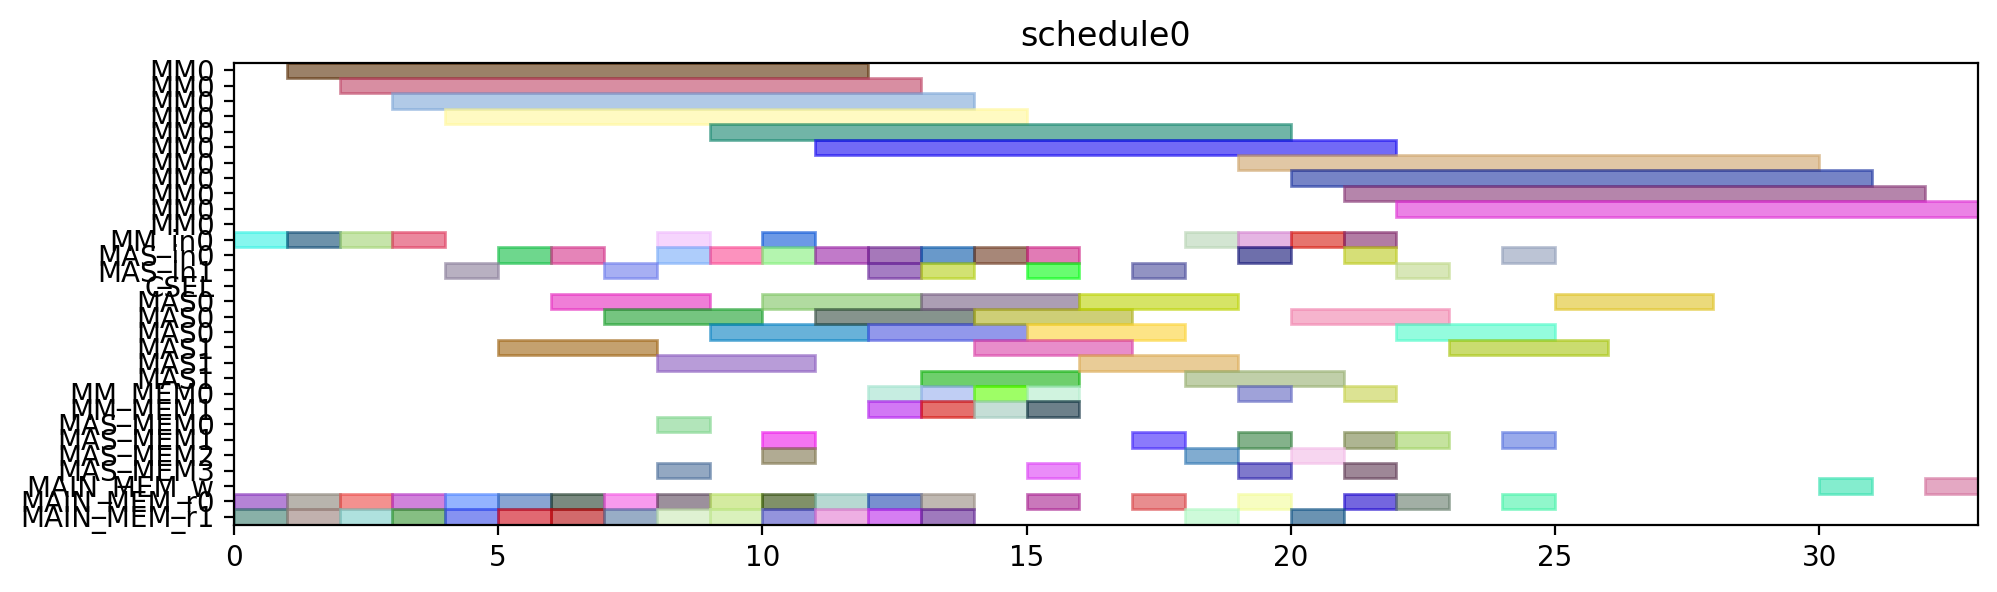

Write Python code to recreate this figure.
from pyschedule import Scenario, solvers, plotters, alt


def solve():
	horizon = 120
	S = Scenario("schedule0", horizon=horizon)

	# resource
	MM = S.Resources('MM', num=1, size=11)
	MM_in = S.Resources('MM_in', num=1)
	MAS_in = S.Resources('MAS_in', num=2)
	CSEL = S.Resource('CSEL')
	MAS = S.Resources('MAS', num=2, size=3, periods=range(1, horizon))
	MM_MEM = S.Resources('MM_MEM', num=2)
	MAS_MEM = S.Resources('MAS_MEM', num=4)
	MAIN_MEM_w = S.Resource('MAIN_MEM_w', size=1)
	MAIN_MEM_r = S.Resources('MAIN_MEM_r', num=2)

	# result of previous scheduling

	# new tasks
	t0_t0 = S.Task('t0_t0', length=11, delay_cost=1)
	t0_t0 += alt(MM)
	t0_t0_in = S.Task('t0_t0_in', length=1, delay_cost=1)
	t0_t0_in += alt(MM_in)
	S += t0_t0_in*MM_in[0]<=t0_t0*MM[0]
	t0_t0_mem0 = S.Task('t0_t0_mem0', length=1, delay_cost=1)
	t0_t0_mem0 += MAIN_MEM_r[0]
	S += t0_t0_mem0 <= t0_t0

	t0_t0_mem1 = S.Task('t0_t0_mem1', length=1, delay_cost=1)
	t0_t0_mem1 += MAIN_MEM_r[1]
	S += t0_t0_mem1 <= t0_t0

	t0_t1 = S.Task('t0_t1', length=11, delay_cost=1)
	t0_t1 += alt(MM)
	t0_t1_in = S.Task('t0_t1_in', length=1, delay_cost=1)
	t0_t1_in += alt(MM_in)
	S += t0_t1_in*MM_in[0]<=t0_t1*MM[0]
	t0_t1_mem0 = S.Task('t0_t1_mem0', length=1, delay_cost=1)
	t0_t1_mem0 += MAIN_MEM_r[0]
	S += t0_t1_mem0 <= t0_t1

	t0_t1_mem1 = S.Task('t0_t1_mem1', length=1, delay_cost=1)
	t0_t1_mem1 += MAIN_MEM_r[1]
	S += t0_t1_mem1 <= t0_t1

	t0_t2 = S.Task('t0_t2', length=3, delay_cost=1)
	t0_t2 += alt(MAS)
	t0_t2_in = S.Task('t0_t2_in', length=1, delay_cost=1)
	t0_t2_in += alt(MAS_in)
	S += t0_t2_in*MAS_in[0]<=t0_t2*MAS[0]

	S += t0_t2_in*MAS_in[1]<=t0_t2*MAS[1]

	t0_t2_mem0 = S.Task('t0_t2_mem0', length=1, delay_cost=1)
	t0_t2_mem0 += MAIN_MEM_r[0]
	S += t0_t2_mem0 <= t0_t2

	t0_t2_mem1 = S.Task('t0_t2_mem1', length=1, delay_cost=1)
	t0_t2_mem1 += MAIN_MEM_r[1]
	S += t0_t2_mem1 <= t0_t2

	t0_t3 = S.Task('t0_t3', length=3, delay_cost=1)
	t0_t3 += alt(MAS)
	t0_t3_in = S.Task('t0_t3_in', length=1, delay_cost=1)
	t0_t3_in += alt(MAS_in)
	S += t0_t3_in*MAS_in[0]<=t0_t3*MAS[0]

	S += t0_t3_in*MAS_in[1]<=t0_t3*MAS[1]

	t0_t3_mem0 = S.Task('t0_t3_mem0', length=1, delay_cost=1)
	t0_t3_mem0 += MAIN_MEM_r[0]
	S += t0_t3_mem0 <= t0_t3

	t0_t3_mem1 = S.Task('t0_t3_mem1', length=1, delay_cost=1)
	t0_t3_mem1 += MAIN_MEM_r[1]
	S += t0_t3_mem1 <= t0_t3

	t2_t0 = S.Task('t2_t0', length=11, delay_cost=1)
	t2_t0 += alt(MM)
	t2_t0_in = S.Task('t2_t0_in', length=1, delay_cost=1)
	t2_t0_in += alt(MM_in)
	S += t2_t0_in*MM_in[0]<=t2_t0*MM[0]
	t2_t0_mem0 = S.Task('t2_t0_mem0', length=1, delay_cost=1)
	t2_t0_mem0 += MAIN_MEM_r[0]
	S += t2_t0_mem0 <= t2_t0

	t2_t0_mem1 = S.Task('t2_t0_mem1', length=1, delay_cost=1)
	t2_t0_mem1 += MAIN_MEM_r[1]
	S += t2_t0_mem1 <= t2_t0

	t2_t1 = S.Task('t2_t1', length=11, delay_cost=1)
	t2_t1 += alt(MM)
	t2_t1_in = S.Task('t2_t1_in', length=1, delay_cost=1)
	t2_t1_in += alt(MM_in)
	S += t2_t1_in*MM_in[0]<=t2_t1*MM[0]
	t2_t1_mem0 = S.Task('t2_t1_mem0', length=1, delay_cost=1)
	t2_t1_mem0 += MAIN_MEM_r[0]
	S += t2_t1_mem0 <= t2_t1

	t2_t1_mem1 = S.Task('t2_t1_mem1', length=1, delay_cost=1)
	t2_t1_mem1 += MAIN_MEM_r[1]
	S += t2_t1_mem1 <= t2_t1

	t2_t2 = S.Task('t2_t2', length=3, delay_cost=1)
	t2_t2 += alt(MAS)
	t2_t2_in = S.Task('t2_t2_in', length=1, delay_cost=1)
	t2_t2_in += alt(MAS_in)
	S += t2_t2_in*MAS_in[0]<=t2_t2*MAS[0]

	S += t2_t2_in*MAS_in[1]<=t2_t2*MAS[1]

	t2_t2_mem0 = S.Task('t2_t2_mem0', length=1, delay_cost=1)
	t2_t2_mem0 += MAIN_MEM_r[0]
	S += t2_t2_mem0 <= t2_t2

	t2_t2_mem1 = S.Task('t2_t2_mem1', length=1, delay_cost=1)
	t2_t2_mem1 += MAIN_MEM_r[1]
	S += t2_t2_mem1 <= t2_t2

	t2_t3 = S.Task('t2_t3', length=3, delay_cost=1)
	t2_t3 += alt(MAS)
	t2_t3_in = S.Task('t2_t3_in', length=1, delay_cost=1)
	t2_t3_in += alt(MAS_in)
	S += t2_t3_in*MAS_in[0]<=t2_t3*MAS[0]

	S += t2_t3_in*MAS_in[1]<=t2_t3*MAS[1]

	t2_t3_mem0 = S.Task('t2_t3_mem0', length=1, delay_cost=1)
	t2_t3_mem0 += MAIN_MEM_r[0]
	S += t2_t3_mem0 <= t2_t3

	t2_t3_mem1 = S.Task('t2_t3_mem1', length=1, delay_cost=1)
	t2_t3_mem1 += MAIN_MEM_r[1]
	S += t2_t3_mem1 <= t2_t3

	t7_t2 = S.Task('t7_t2', length=3, delay_cost=1)
	t7_t2 += alt(MAS)
	t7_t2_in = S.Task('t7_t2_in', length=1, delay_cost=1)
	t7_t2_in += alt(MAS_in)
	S += t7_t2_in*MAS_in[0]<=t7_t2*MAS[0]

	S += t7_t2_in*MAS_in[1]<=t7_t2*MAS[1]

	t7_t2_mem0 = S.Task('t7_t2_mem0', length=1, delay_cost=1)
	t7_t2_mem0 += MAIN_MEM_r[0]
	S += t7_t2_mem0 <= t7_t2

	t7_t2_mem1 = S.Task('t7_t2_mem1', length=1, delay_cost=1)
	t7_t2_mem1 += MAIN_MEM_r[1]
	S += t7_t2_mem1 <= t7_t2

	t9_t2 = S.Task('t9_t2', length=3, delay_cost=1)
	t9_t2 += alt(MAS)
	t9_t2_in = S.Task('t9_t2_in', length=1, delay_cost=1)
	t9_t2_in += alt(MAS_in)
	S += t9_t2_in*MAS_in[0]<=t9_t2*MAS[0]

	S += t9_t2_in*MAS_in[1]<=t9_t2*MAS[1]

	t9_t2_mem0 = S.Task('t9_t2_mem0', length=1, delay_cost=1)
	t9_t2_mem0 += MAIN_MEM_r[0]
	S += t9_t2_mem0 <= t9_t2

	t9_t2_mem1 = S.Task('t9_t2_mem1', length=1, delay_cost=1)
	t9_t2_mem1 += MAIN_MEM_r[1]
	S += t9_t2_mem1 <= t9_t2

	t14_t2 = S.Task('t14_t2', length=3, delay_cost=1)
	t14_t2 += alt(MAS)
	t14_t2_in = S.Task('t14_t2_in', length=1, delay_cost=1)
	t14_t2_in += alt(MAS_in)
	S += t14_t2_in*MAS_in[0]<=t14_t2*MAS[0]

	S += t14_t2_in*MAS_in[1]<=t14_t2*MAS[1]

	t14_t2_mem0 = S.Task('t14_t2_mem0', length=1, delay_cost=1)
	t14_t2_mem0 += MAIN_MEM_r[0]
	S += t14_t2_mem0 <= t14_t2

	t14_t2_mem1 = S.Task('t14_t2_mem1', length=1, delay_cost=1)
	t14_t2_mem1 += MAIN_MEM_r[1]
	S += t14_t2_mem1 <= t14_t2

	new_TZ_t2 = S.Task('new_TZ_t2', length=3, delay_cost=1)
	new_TZ_t2 += alt(MAS)
	new_TZ_t2_in = S.Task('new_TZ_t2_in', length=1, delay_cost=1)
	new_TZ_t2_in += alt(MAS_in)
	S += new_TZ_t2_in*MAS_in[0]<=new_TZ_t2*MAS[0]

	S += new_TZ_t2_in*MAS_in[1]<=new_TZ_t2*MAS[1]

	new_TZ_t2_mem0 = S.Task('new_TZ_t2_mem0', length=1, delay_cost=1)
	new_TZ_t2_mem0 += MAIN_MEM_r[0]
	S += new_TZ_t2_mem0 <= new_TZ_t2

	new_TZ_t2_mem1 = S.Task('new_TZ_t2_mem1', length=1, delay_cost=1)
	new_TZ_t2_mem1 += MAIN_MEM_r[1]
	S += new_TZ_t2_mem1 <= new_TZ_t2

	t16_t2 = S.Task('t16_t2', length=3, delay_cost=1)
	t16_t2 += alt(MAS)
	t16_t2_in = S.Task('t16_t2_in', length=1, delay_cost=1)
	t16_t2_in += alt(MAS_in)
	S += t16_t2_in*MAS_in[0]<=t16_t2*MAS[0]

	S += t16_t2_in*MAS_in[1]<=t16_t2*MAS[1]

	t16_t2_mem0 = S.Task('t16_t2_mem0', length=1, delay_cost=1)
	t16_t2_mem0 += MAIN_MEM_r[0]
	S += t16_t2_mem0 <= t16_t2

	t16_t2_mem1 = S.Task('t16_t2_mem1', length=1, delay_cost=1)
	t16_t2_mem1 += MAIN_MEM_r[1]
	S += t16_t2_mem1 <= t16_t2

	t17_t2 = S.Task('t17_t2', length=3, delay_cost=1)
	t17_t2 += alt(MAS)
	t17_t2_in = S.Task('t17_t2_in', length=1, delay_cost=1)
	t17_t2_in += alt(MAS_in)
	S += t17_t2_in*MAS_in[0]<=t17_t2*MAS[0]

	S += t17_t2_in*MAS_in[1]<=t17_t2*MAS[1]

	t17_t2_mem0 = S.Task('t17_t2_mem0', length=1, delay_cost=1)
	t17_t2_mem0 += MAIN_MEM_r[0]
	S += t17_t2_mem0 <= t17_t2

	t17_t2_mem1 = S.Task('t17_t2_mem1', length=1, delay_cost=1)
	t17_t2_mem1 += MAIN_MEM_r[1]
	S += t17_t2_mem1 <= t17_t2

	t0_t4 = S.Task('t0_t4', length=11, delay_cost=1)
	t0_t4 += alt(MM)
	t0_t4_in = S.Task('t0_t4_in', length=1, delay_cost=1)
	t0_t4_in += alt(MM_in)
	S += t0_t4_in*MM_in[0]<=t0_t4*MM[0]
	t0_t4_mem0 = S.Task('t0_t4_mem0', length=1, delay_cost=1)
	t0_t4_mem0 += alt(MAS_MEM)
	S += (t0_t2*MAS[0])-1 < t0_t4_mem0*MAS_MEM[0]
	S += (t0_t2*MAS[1])-1 < t0_t4_mem0*MAS_MEM[2]
	S += t0_t4_mem0 <= t0_t4

	t0_t4_mem1 = S.Task('t0_t4_mem1', length=1, delay_cost=1)
	t0_t4_mem1 += alt(MAS_MEM)
	S += (t0_t3*MAS[0])-1 < t0_t4_mem1*MAS_MEM[1]
	S += (t0_t3*MAS[1])-1 < t0_t4_mem1*MAS_MEM[3]
	S += t0_t4_mem1 <= t0_t4

	t00 = S.Task('t00', length=3, delay_cost=1)
	t00 += alt(MAS)
	t00_in = S.Task('t00_in', length=1, delay_cost=1)
	t00_in += alt(MAS_in)
	S += t00_in*MAS_in[0]<=t00*MAS[0]

	S += t00_in*MAS_in[1]<=t00*MAS[1]

	t00_mem0 = S.Task('t00_mem0', length=1, delay_cost=1)
	t00_mem0 += alt(MM_MEM)
	S += (t0_t0*MM[0])-1 < t00_mem0*MM_MEM[0]
	S += t00_mem0 <= t00

	t00_mem1 = S.Task('t00_mem1', length=1, delay_cost=1)
	t00_mem1 += alt(MM_MEM)
	S += (t0_t1*MM[0])-1 < t00_mem1*MM_MEM[1]
	S += t00_mem1 <= t00

	t0_t5 = S.Task('t0_t5', length=3, delay_cost=1)
	t0_t5 += alt(MAS)
	t0_t5_in = S.Task('t0_t5_in', length=1, delay_cost=1)
	t0_t5_in += alt(MAS_in)
	S += t0_t5_in*MAS_in[0]<=t0_t5*MAS[0]

	S += t0_t5_in*MAS_in[1]<=t0_t5*MAS[1]

	t0_t5_mem0 = S.Task('t0_t5_mem0', length=1, delay_cost=1)
	t0_t5_mem0 += alt(MM_MEM)
	S += (t0_t0*MM[0])-1 < t0_t5_mem0*MM_MEM[0]
	S += t0_t5_mem0 <= t0_t5

	t0_t5_mem1 = S.Task('t0_t5_mem1', length=1, delay_cost=1)
	t0_t5_mem1 += alt(MM_MEM)
	S += (t0_t1*MM[0])-1 < t0_t5_mem1*MM_MEM[1]
	S += t0_t5_mem1 <= t0_t5

	t2_t4 = S.Task('t2_t4', length=11, delay_cost=1)
	t2_t4 += alt(MM)
	t2_t4_in = S.Task('t2_t4_in', length=1, delay_cost=1)
	t2_t4_in += alt(MM_in)
	S += t2_t4_in*MM_in[0]<=t2_t4*MM[0]
	t2_t4_mem0 = S.Task('t2_t4_mem0', length=1, delay_cost=1)
	t2_t4_mem0 += alt(MAS_MEM)
	S += (t2_t2*MAS[0])-1 < t2_t4_mem0*MAS_MEM[0]
	S += (t2_t2*MAS[1])-1 < t2_t4_mem0*MAS_MEM[2]
	S += t2_t4_mem0 <= t2_t4

	t2_t4_mem1 = S.Task('t2_t4_mem1', length=1, delay_cost=1)
	t2_t4_mem1 += alt(MAS_MEM)
	S += (t2_t3*MAS[0])-1 < t2_t4_mem1*MAS_MEM[1]
	S += (t2_t3*MAS[1])-1 < t2_t4_mem1*MAS_MEM[3]
	S += t2_t4_mem1 <= t2_t4

	t20 = S.Task('t20', length=3, delay_cost=1)
	t20 += alt(MAS)
	t20_in = S.Task('t20_in', length=1, delay_cost=1)
	t20_in += alt(MAS_in)
	S += t20_in*MAS_in[0]<=t20*MAS[0]

	S += t20_in*MAS_in[1]<=t20*MAS[1]

	t20_mem0 = S.Task('t20_mem0', length=1, delay_cost=1)
	t20_mem0 += alt(MM_MEM)
	S += (t2_t0*MM[0])-1 < t20_mem0*MM_MEM[0]
	S += t20_mem0 <= t20

	t20_mem1 = S.Task('t20_mem1', length=1, delay_cost=1)
	t20_mem1 += alt(MM_MEM)
	S += (t2_t1*MM[0])-1 < t20_mem1*MM_MEM[1]
	S += t20_mem1 <= t20

	t2_t5 = S.Task('t2_t5', length=3, delay_cost=1)
	t2_t5 += alt(MAS)
	t2_t5_in = S.Task('t2_t5_in', length=1, delay_cost=1)
	t2_t5_in += alt(MAS_in)
	S += t2_t5_in*MAS_in[0]<=t2_t5*MAS[0]

	S += t2_t5_in*MAS_in[1]<=t2_t5*MAS[1]

	t2_t5_mem0 = S.Task('t2_t5_mem0', length=1, delay_cost=1)
	t2_t5_mem0 += alt(MM_MEM)
	S += (t2_t0*MM[0])-1 < t2_t5_mem0*MM_MEM[0]
	S += t2_t5_mem0 <= t2_t5

	t2_t5_mem1 = S.Task('t2_t5_mem1', length=1, delay_cost=1)
	t2_t5_mem1 += alt(MM_MEM)
	S += (t2_t1*MM[0])-1 < t2_t5_mem1*MM_MEM[1]
	S += t2_t5_mem1 <= t2_t5

	t01 = S.Task('t01', length=3, delay_cost=1)
	t01 += alt(MAS)
	t01_in = S.Task('t01_in', length=1, delay_cost=1)
	t01_in += alt(MAS_in)
	S += t01_in*MAS_in[0]<=t01*MAS[0]

	S += t01_in*MAS_in[1]<=t01*MAS[1]

	t01_mem0 = S.Task('t01_mem0', length=1, delay_cost=1)
	t01_mem0 += alt(MM_MEM)
	S += (t0_t4*MM[0])-1 < t01_mem0*MM_MEM[0]
	S += t01_mem0 <= t01

	t01_mem1 = S.Task('t01_mem1', length=1, delay_cost=1)
	t01_mem1 += alt(MAS_MEM)
	S += (t0_t5*MAS[0])-1 < t01_mem1*MAS_MEM[1]
	S += (t0_t5*MAS[1])-1 < t01_mem1*MAS_MEM[3]
	S += t01_mem1 <= t01

	t10 = S.Task('t10', length=3, delay_cost=1)
	t10 += alt(MAS)
	t10_in = S.Task('t10_in', length=1, delay_cost=1)
	t10_in += alt(MAS_in)
	S += t10_in*MAS_in[0]<=t10*MAS[0]

	S += t10_in*MAS_in[1]<=t10*MAS[1]

	t10_mem0 = S.Task('t10_mem0', length=1, delay_cost=1)
	t10_mem0 += MAIN_MEM_r[0]
	S += t10_mem0 <= t10

	t10_mem1 = S.Task('t10_mem1', length=1, delay_cost=1)
	t10_mem1 += alt(MAS_MEM)
	S += (t00*MAS[0])-1 < t10_mem1*MAS_MEM[1]
	S += (t00*MAS[1])-1 < t10_mem1*MAS_MEM[3]
	S += t10_mem1 <= t10

	t21 = S.Task('t21', length=3, delay_cost=1)
	t21 += alt(MAS)
	t21_in = S.Task('t21_in', length=1, delay_cost=1)
	t21_in += alt(MAS_in)
	S += t21_in*MAS_in[0]<=t21*MAS[0]

	S += t21_in*MAS_in[1]<=t21*MAS[1]

	t21_mem0 = S.Task('t21_mem0', length=1, delay_cost=1)
	t21_mem0 += alt(MM_MEM)
	S += (t2_t4*MM[0])-1 < t21_mem0*MM_MEM[0]
	S += t21_mem0 <= t21

	t21_mem1 = S.Task('t21_mem1', length=1, delay_cost=1)
	t21_mem1 += alt(MAS_MEM)
	S += (t2_t5*MAS[0])-1 < t21_mem1*MAS_MEM[1]
	S += (t2_t5*MAS[1])-1 < t21_mem1*MAS_MEM[3]
	S += t21_mem1 <= t21

	t30 = S.Task('t30', length=3, delay_cost=1)
	t30 += alt(MAS)
	t30_in = S.Task('t30_in', length=1, delay_cost=1)
	t30_in += alt(MAS_in)
	S += t30_in*MAS_in[0]<=t30*MAS[0]

	S += t30_in*MAS_in[1]<=t30*MAS[1]

	t30_mem0 = S.Task('t30_mem0', length=1, delay_cost=1)
	t30_mem0 += MAIN_MEM_r[0]
	S += t30_mem0 <= t30

	t30_mem1 = S.Task('t30_mem1', length=1, delay_cost=1)
	t30_mem1 += alt(MAS_MEM)
	S += (t20*MAS[0])-1 < t30_mem1*MAS_MEM[1]
	S += (t20*MAS[1])-1 < t30_mem1*MAS_MEM[3]
	S += t30_mem1 <= t30

	t11 = S.Task('t11', length=3, delay_cost=1)
	t11 += alt(MAS)
	t11_in = S.Task('t11_in', length=1, delay_cost=1)
	t11_in += alt(MAS_in)
	S += t11_in*MAS_in[0]<=t11*MAS[0]

	S += t11_in*MAS_in[1]<=t11*MAS[1]

	t11_mem0 = S.Task('t11_mem0', length=1, delay_cost=1)
	t11_mem0 += MAIN_MEM_r[0]
	S += t11_mem0 <= t11

	t11_mem1 = S.Task('t11_mem1', length=1, delay_cost=1)
	t11_mem1 += alt(MAS_MEM)
	S += (t01*MAS[0])-1 < t11_mem1*MAS_MEM[1]
	S += (t01*MAS[1])-1 < t11_mem1*MAS_MEM[3]
	S += t11_mem1 <= t11

	t31 = S.Task('t31', length=3, delay_cost=1)
	t31 += alt(MAS)
	t31_in = S.Task('t31_in', length=1, delay_cost=1)
	t31_in += alt(MAS_in)
	S += t31_in*MAS_in[0]<=t31*MAS[0]

	S += t31_in*MAS_in[1]<=t31*MAS[1]

	t31_mem0 = S.Task('t31_mem0', length=1, delay_cost=1)
	t31_mem0 += MAIN_MEM_r[0]
	S += t31_mem0 <= t31

	t31_mem1 = S.Task('t31_mem1', length=1, delay_cost=1)
	t31_mem1 += alt(MAS_MEM)
	S += (t21*MAS[0])-1 < t31_mem1*MAS_MEM[1]
	S += (t21*MAS[1])-1 < t31_mem1*MAS_MEM[3]
	S += t31_mem1 <= t31

	c010 = S.Task('c010', length=11, delay_cost=1)
	c010 += alt(MM)
	c010_in = S.Task('c010_in', length=1, delay_cost=1)
	c010_in += alt(MM_in)
	S += c010_in*MM_in[0]<=c010*MM[0]
	S += 0<c010

	c010_w = S.Task('c010_w', length=1, delay_cost=1)
	c010_w += alt(MAIN_MEM_w)
	S += c010 <= c010_w

	c010_mem0 = S.Task('c010_mem0', length=1, delay_cost=1)
	c010_mem0 += alt(MAS_MEM)
	S += (t30*MAS[0])-1 < c010_mem0*MAS_MEM[0]
	S += (t30*MAS[1])-1 < c010_mem0*MAS_MEM[2]
	S += c010_mem0 <= c010

	c010_mem1 = S.Task('c010_mem1', length=1, delay_cost=1)
	c010_mem1 += MAIN_MEM_r[1]
	S += c010_mem1 <= c010

	c200 = S.Task('c200', length=11, delay_cost=1)
	c200 += alt(MM)
	c200_in = S.Task('c200_in', length=1, delay_cost=1)
	c200_in += alt(MM_in)
	S += c200_in*MM_in[0]<=c200*MM[0]
	S += 0<c200

	c200_w = S.Task('c200_w', length=1, delay_cost=1)
	c200_w += alt(MAIN_MEM_w)
	S += c200 <= c200_w

	c200_mem0 = S.Task('c200_mem0', length=1, delay_cost=1)
	c200_mem0 += alt(MAS_MEM)
	S += (t10*MAS[0])-1 < c200_mem0*MAS_MEM[0]
	S += (t10*MAS[1])-1 < c200_mem0*MAS_MEM[2]
	S += c200_mem0 <= c200

	c200_mem1 = S.Task('c200_mem1', length=1, delay_cost=1)
	c200_mem1 += MAIN_MEM_r[1]
	S += c200_mem1 <= c200

	t16_t0 = S.Task('t16_t0', length=11, delay_cost=1)
	t16_t0 += alt(MM)
	t16_t0_in = S.Task('t16_t0_in', length=1, delay_cost=1)
	t16_t0_in += alt(MM_in)
	S += t16_t0_in*MM_in[0]<=t16_t0*MM[0]
	t16_t0_mem0 = S.Task('t16_t0_mem0', length=1, delay_cost=1)
	t16_t0_mem0 += MAIN_MEM_r[0]
	S += t16_t0_mem0 <= t16_t0

	t16_t0_mem1 = S.Task('t16_t0_mem1', length=1, delay_cost=1)
	t16_t0_mem1 += alt(MAS_MEM)
	S += (t30*MAS[0])-1 < t16_t0_mem1*MAS_MEM[1]
	S += (t30*MAS[1])-1 < t16_t0_mem1*MAS_MEM[3]
	S += t16_t0_mem1 <= t16_t0

	t17_t0 = S.Task('t17_t0', length=11, delay_cost=1)
	t17_t0 += alt(MM)
	t17_t0_in = S.Task('t17_t0_in', length=1, delay_cost=1)
	t17_t0_in += alt(MM_in)
	S += t17_t0_in*MM_in[0]<=t17_t0*MM[0]
	t17_t0_mem0 = S.Task('t17_t0_mem0', length=1, delay_cost=1)
	t17_t0_mem0 += MAIN_MEM_r[0]
	S += t17_t0_mem0 <= t17_t0

	t17_t0_mem1 = S.Task('t17_t0_mem1', length=1, delay_cost=1)
	t17_t0_mem1 += alt(MAS_MEM)
	S += (t10*MAS[0])-1 < t17_t0_mem1*MAS_MEM[1]
	S += (t10*MAS[1])-1 < t17_t0_mem1*MAS_MEM[3]
	S += t17_t0_mem1 <= t17_t0

	solvers.mip.solve(S,msg=1,kind='CPLEX',ratio_gap=1.01)

	solution = [['hoge']*len(S.solution()[1]) for i in range(len(S.solution()))]
	for i in range(len(S.solution())):
		for j in range(len(S.solution()[i])):
			solution[i][j]=str(S.solution()[i][j])
	print(solution)

	cycles = int(solution[-1][3])

	pic_file_name = "/mnt/rose/usr1/fukuda/ABE/multiRAM_multiMAS_16mux/scheduling_result/stage11MM1_stage3MAS2/EP2_ADD_w_EVAL/schedule0.png"
	if(S.solution() != []):
		plotters.matplotlib.plot(S,img_filename=pic_file_name, show_task_labels=False, fig_size=(cycles*0.25+3, 3))

	return solution
